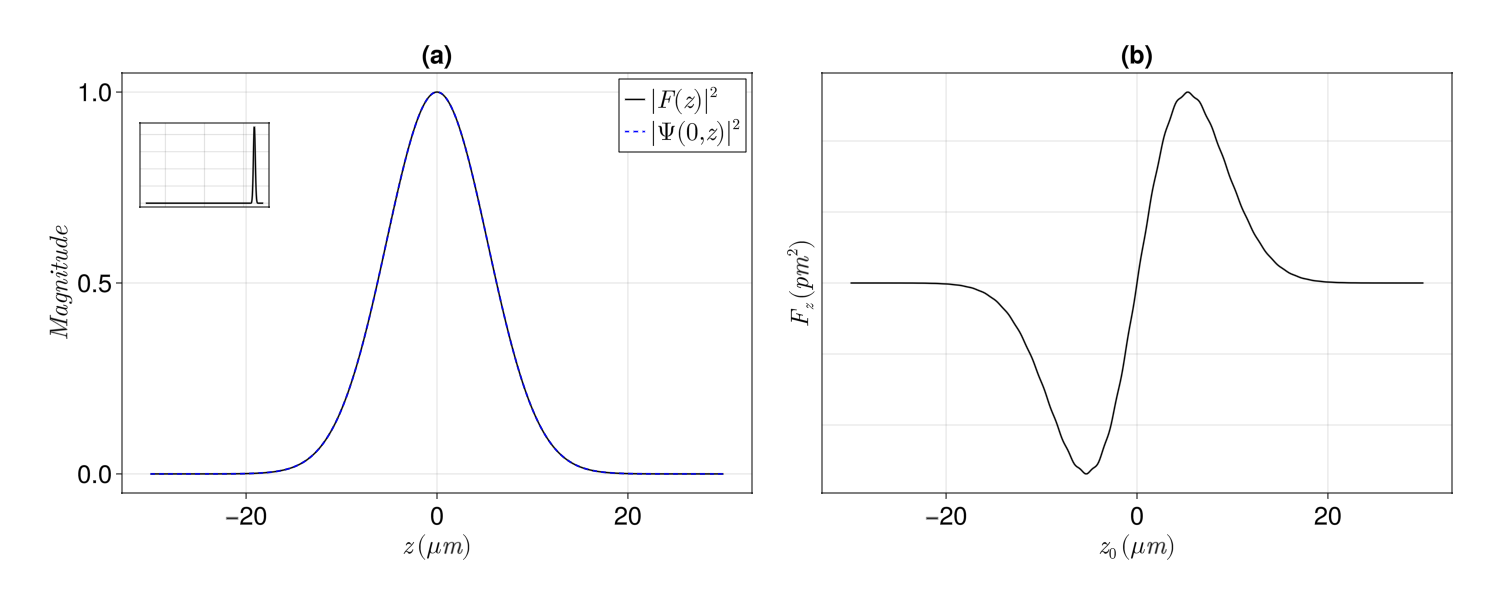

Generate this figure with Julia:
using GLMakie, ColorSchemes, ColorTypes, JLD2, Base.Threads, FiniteDifferences
using MakieThemes, SpecialFunctions, HypergeometricFunctions, AssociatedLegendrePolynomials, Arblib

setprecision(256)
Arblib.setprecision(256)

lambda = BigFloat("1064e-9")
mu = 4 * big(pi) * BigFloat("1e-7")
epsilon = 885418782 * BigFloat("1e-20")
c = BigFloat(1 / sqrt(mu * epsilon))
k = 2 * big(pi) / lambda
omega = k * c
K = 2 * k
Zmax = 30 * BigFloat(10^-6)
z0 = 0
Q = 0.85 * k
E0 = 1
mult_factor = BigFloat("1e+24")

pmax = 500
nmax = 47

z0 = 0
lmax = Int(round(Zmax * k / pi, RoundUp))
lmin = Int(round(-Zmax * k / pi, RoundDown))

tam = 500

M = 1.2
d = 10^-9
alpha = big(pi) * d / lambda
betah = M * alpha
musp = mu

function custom_besselj(n, x)
    n_acb = Acb(n + 0.5)
    x_acb = Acb(x)
    bess = besselj(n_acb, x_acb)
    result = sqrt(big(pi) / (2 * x)) * Complex{BigFloat}(bess)
    return result
end

function custom_hankel2(n, x)
    n_acb = Acb(n + 0.5)
    x_acb = Acb(x)
    hank = besselh(n_acb, 2, x_acb)
    result = sqrt(big(pi) / (2 * x)) * Complex{BigFloat}(hank)
    return result
end

function ricatti_besselj(n, x)
    return x * custom_besselj(n, x)
end

function dricatti_besselj(n, x)
    #return forward_fdm(5,1)(x1 -> ricatti_besselj(n, x1), x)
    return - n * custom_besselj(n, x) + x * custom_besselj(n-1, x)
    #return (n + 1) * custom_besselj(n, x) - x * custom_besselj(n-1, x)
end

function ricatti_besselh(n, x)
    return x * custom_hankel2(n, x)
end

function dricatti_besselh(n, x)
    return forward_fdm(5,1)(x1 -> ricatti_besselh(n, x1), x)
end

function an(n)
    term1 = musp * ricatti_besselj(n, alpha) * dricatti_besselj(n, betah) - 
        mu * M * ricatti_besselj(n, betah) * dricatti_besselj(n, alpha)
    term2 = musp * ricatti_besselh(n, alpha) * dricatti_besselj(n, betah) - 
        mu * M * ricatti_besselj(n, betah) * dricatti_besselh(n, alpha)
    return term1 / term2
end
a_mie = an(1)
println(a_mie)

function load_B_values(filename::String)
    @load filename B1_vals B2_vals B3_vals B4_vals
    return B1_vals, B2_vals, B3_vals, B4_vals
end

# Loads stored B values
B1_data, B2_data, B3_data, B4_data = load_B_values("./GLMT/Bvalues.jld2")

function F(z)
    term1 = exp(1im * Q * z)
    term2 = exp(- 8 * (z/Zmax)^2)
    return term1 * term2
end

Fterms = F.(- big(pi) .* range(lmin,lmax) ./ k)

function custom_sinint(x)
    x_arb = Arb(x)
    si = sinint(x_arb)
    return BigFloat(si)
end

prev_z0 = Inf
sinint_table = Array{BigFloat}(undef, 2 * pmax - lmin + lmax + 1)
function gTM(n, m)
    if abs(m) != 1
        return 0
    end

    if prev_z0 != z0
        global prev_z0 = z0
        Threads.@threads for term in (-pmax+lmin):(pmax+lmax)
            global sinint_table[term - lmin + pmax + 1] = custom_sinint(big(pi) * term + k * z0)
        end
    end

    term1 = - (1.0im)^m / 2 * (-1.0)^((m - abs(m))/2) * exp(loggamma(BigFloat(n-m+1)) - loggamma(BigFloat(n + abs(m) + 1))) # uses log to prevent overflow with big factorials
    term2 = BigFloat(0)
    for p in range(-pmax,pmax)
        term3 = BigFloat(0)
        for l in range(lmin, lmax)
            term3 += Fterms[l - lmin + 1] * sinint_table[l - lmin + p + pmax + 1]
        end
        term2 += (B1_data[n, p + pmax + 1] * (m + 1) + B2_data[n, p + pmax + 1] * (1 - m))/2 * term3
    end
    return term1 * term2
end

function gTE(n, m)
    if abs(m) != 1
        return 0
    end

    if prev_z0 != z0
        global prev_z0 = z0
        Threads.@threads for term in (-pmax+lmin):(pmax+lmax)
            global sinint_table[term - lmin + pmax + 1] = custom_sinint(big(pi) * term + k * z0)
        end
    end

    term1 = (1.0im)^(m + 1) / 2 * (-1.0)^((m - abs(m))/2) * exp(loggamma(BigFloat(n-m+1)) - loggamma(BigFloat(n + abs(m) + 1))) # uses log to prevent overflow with big factorials
    term2 = 0
    for p in range(-pmax,pmax)
        term3 = 0
        for l in range(lmin, lmax)
            term3 += Fterms[l - lmin + 1] * sinint_table[l - lmin + p + pmax + 1]
        end
        term2 += (B3_data[n, p + pmax + 1] * (m + 1) - B4_data[n, p + pmax + 1] * (1 - m))/2 * term3
    end
    return term1 * term2
end

@inline function G_factor()
    term1 = (1/3) * gTM(1, 0) * conj(gTM(2, 0))
    term2 = gTM(1, 1) * (conj(gTM(2, 1)) - 1im * conj(gTE(1, 1)))
    term3 = gTM(1, -1) * (conj(gTM(2, -1)) + 1im * conj(gTE(1, -1)))
    return term1 + term2 + term3
end

@inline function Fz()
    term1 = 3 * lambda^2 / (2 * big(pi))
    term2 = real(a_mie * G_factor())
    return term1 * term2 * mult_factor
end

zvalues = LinRange(-Zmax, Zmax, tam)
println("Starting Calculation")

Fzvalues = Array{BigFloat}(undef, tam)
global count = 0
for z in zvalues
    global z0 = z
    global Fzvalues[count + 1] = Fz()
    if count % 100 == 0
        println(count, " pontos calculados")
    end
    global count += 1
end
z0 = 0

# plots
fig = Figure(figure_padding=40, size= 3 .*(500, 200), fontsize = 25)
ax1 = Axis(fig[1, 1], title = "(a)",
    xlabel = L"z \, (\mu m)", ylabel = L"Magnitude", aspect=1.5)
ax2 = Axis(fig[1, 2], title = "(b)", yticklabelsvisible=false, yticksvisible=false,
    xlabel = L"z_0 \, (\mu m)", ylabel = L"F_z \, (pm^2)", aspect=1.5)
ax_inset = Axis(fig[1, 1],
    width=Relative(0.2),
    height=Relative(0.2),
    halign=0.05, valign=0.85,
    xticklabelsvisible=false, yticklabelsvisible=false, yticksvisible=false,
    ylabelvisible=false, xticksvisible=false)

function FW(r, z)
    sum_mackinnon = 0 + 0im
    for n in range(lmin, lmax)
        sum_mackinnon += F(- n * pi / k) * sinc(1/pi * sqrt((k * r)^2 + (z * k + pi * n)^2))
    end
    return sum_mackinnon
end

function S(x)
    return 1/K * reduce(+, Fterms .* exp.(1im * 2 * pi * range(lmin,lmax) * x / K))
end

Fplot = abs2.(F.(zvalues))
intensityFW = [abs2(FW(0, z)) for z in zvalues]
spectra = [abs2(S(x)) for x in range(-k,k,tam)]

zvalues *= 10^6

lines!(ax1, zvalues, Fplot, color="black", label=L"|F(z)|^2")
lines!(ax1, zvalues, intensityFW, color="blue", label=L"|\Psi(0,z)|^2", linestyle=:dash)
lines!(ax_inset, zvalues, spectra, color="black")
lines!(ax2, zvalues, Fzvalues, color="black")

axislegend(ax1, position=:rt)

#colgap!(fig.layout, Relative(0.1))
#rowgap!(fig.layout, 2, 10)
resize_to_layout!(fig)

save("GLMT_dipole.png", fig)
